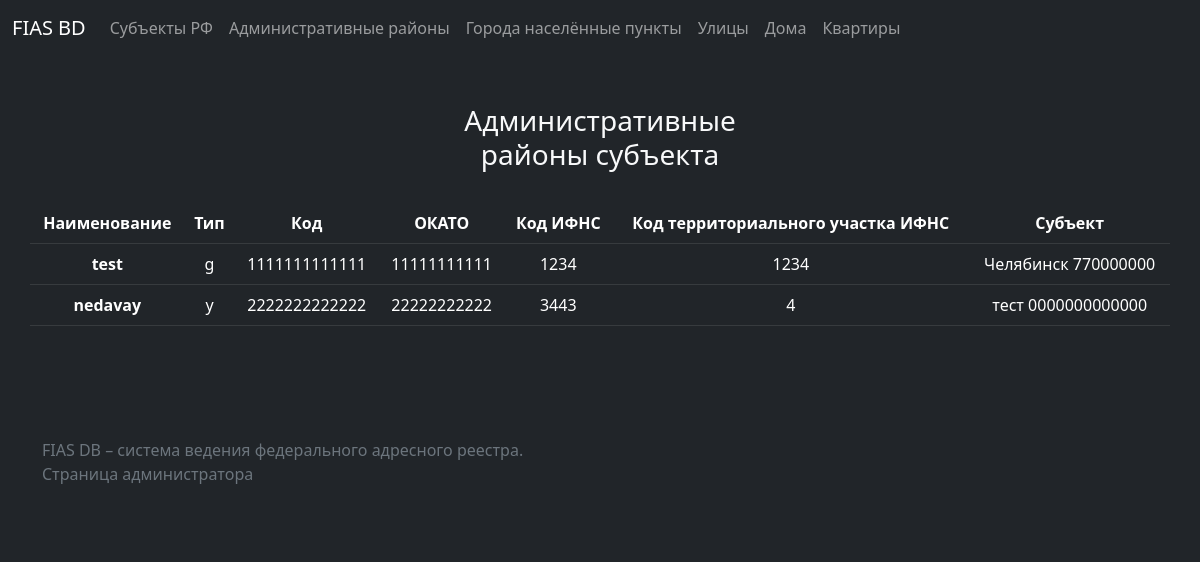
/District/, run on the app's committed database.
### fias/models.py (models this page shows, shortened)
class District(models.Model):
    subject = models.ForeignKey(Subject, on_delete = models.CASCADE)
    name = models.CharField(max_length=100, null=False)
    sorc = models.CharField(choices = SorcName.SorcToTuple(2), max_length = 100 )
    code = models.CharField(max_length=100, null=False)
    octd = models.CharField(max_length=100, null=True)
    gnimb = models.CharField(max_length=100, null=True)
    uno = models.CharField(max_length=100, null=True)

class Subject(models.Model):
    name = models.CharField(max_length=100, null=False)
    sorc = models.CharField(choices = SorcName.SorcToTuple(), max_length = 100 )
    code = models.CharField(max_length=100, null=False)
    octd = models.CharField(max_length=100, null=True)
    gnimb = models.CharField(max_length=100, null=True)
    def __str__(self):
        return self.name + ' ' + self.code

### fias/views.py (the view)
# urls.py: path('District/', views.district_page, name = 'district_page'),
def district_page(request):
    try:
        form = DistrictForm(request.POST, request.FILES)
        new_form = form.save()
    except Exception as e:
        pass
    subjects = District.objects.all;
    return render(request, 'fias/list/district.html', { 'subjects': subjects } )

### fias/templates/fias/list/district.html (shortened to what this page needs)
{% extends 'fias/list/base.html' %}
{% load static %}
{% block content %}
    <div class="container text-center py-5 bg-dark">
        <div class="row align-items-start gy-4">
            <div class="col text-light">
                <h3>Административные районы субъекта</h3>
            </div>
        <table class="table table-dark py-4">
            <thead>
            <tr>
                <th scope="col">Наименование</th>
                <th scope="col">Тип</th>
                <th scope="col">Код</th>
                <th scope="col">ОКАТО</th>
                <th scope="col">Код ИФНС</th>
                <th scope="col">Код территориального участка ИФНС</th>
                <th scope="col">Субъект</th>
            </tr>
            </thead>
            <tbody>
            {% for subject in subjects %}
            <tr>
                <th scope="row">{{ subject.name }}</th>
                <td>{{ subject.sorc }}</td>
                <td>{{ subject.code }}</td>
                <td>{{ subject.octd }}</td>
                <td>{{ subject.gnimb }}</td>
                <td>{{ subject.uno }}</td>
                <td>{{ subject.subject }}</td>
            </tr>
            {% endfor %}
            </tbody>
        </table>
        </div>
    </div>
{% endblock %}

### data on the page
District: name "test", sorc "g", code "1111111111111", octd "11111111111", gnimb "1234", uno "1234", subject "Челябинск 770000000"
District: name "nedavay", sorc "y", code "2222222222222", octd "22222222222", gnimb "3443", uno "4", subject "тест 0000000000000"
